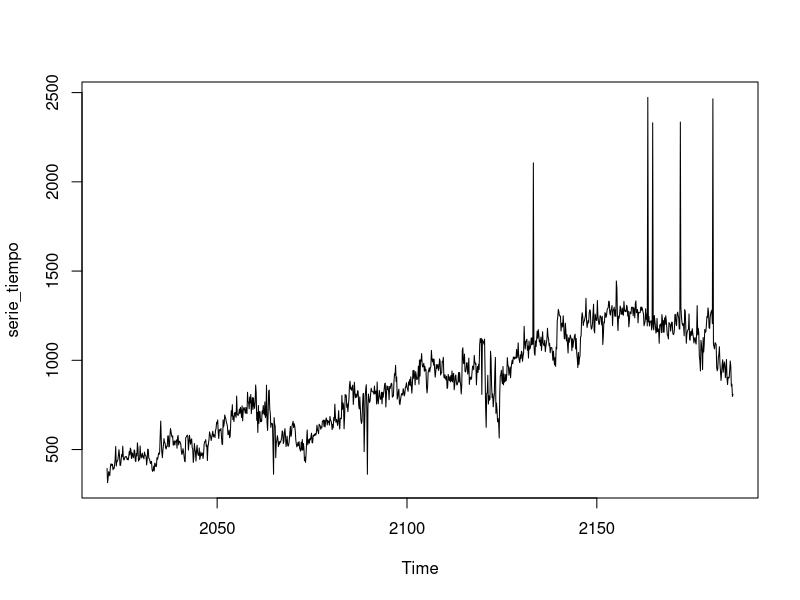
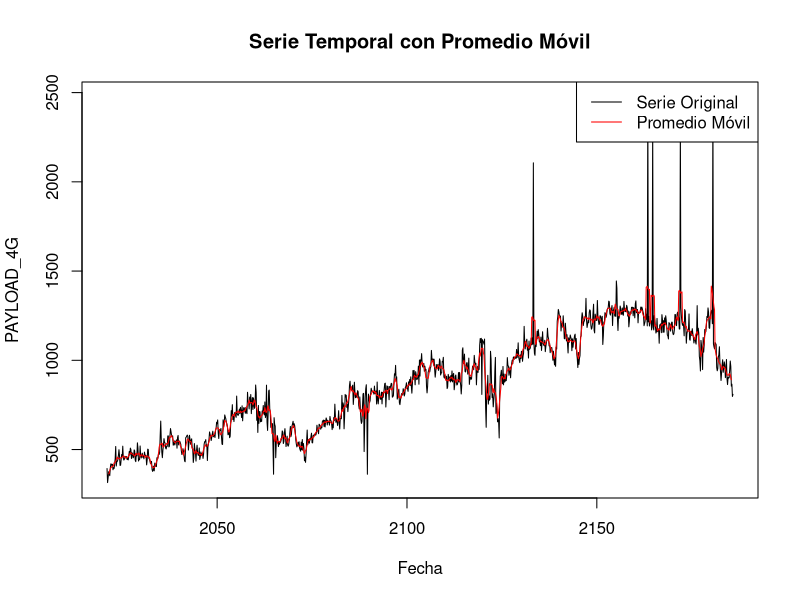
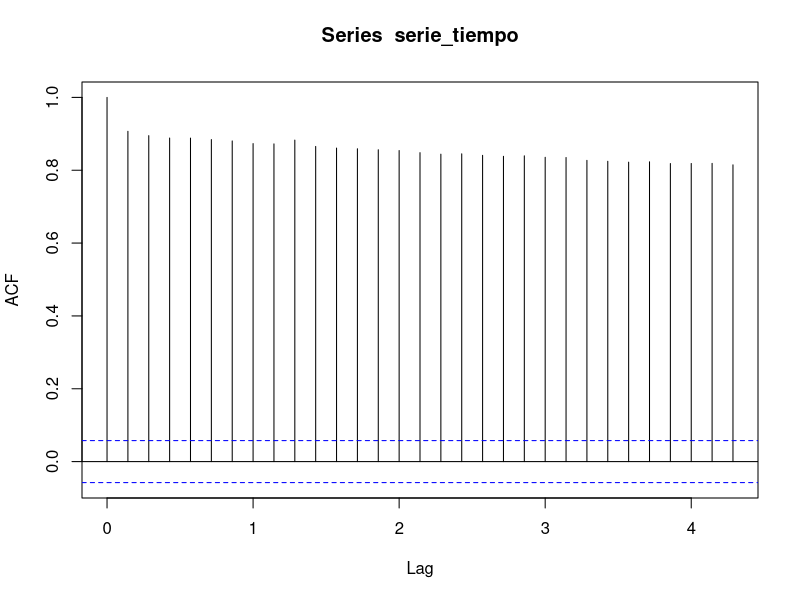
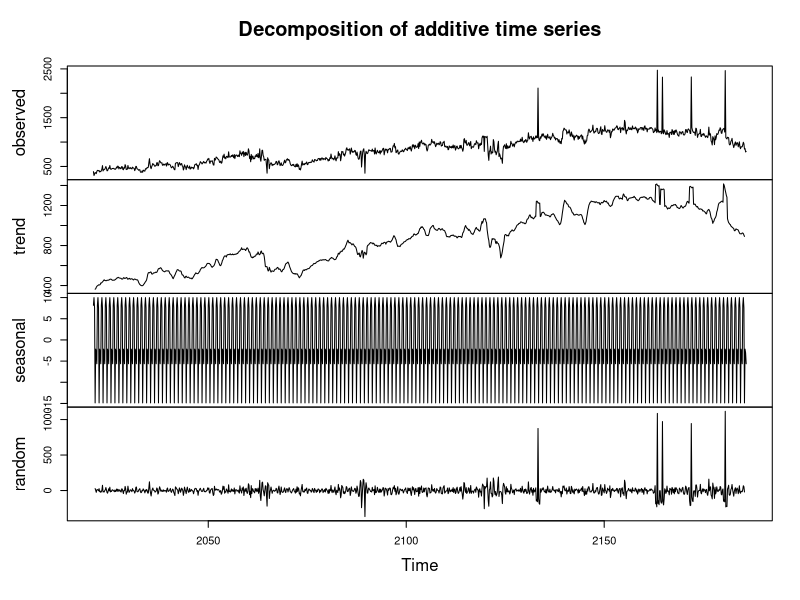

R code for these plots, in order:
## ---- chunk 1
data_sitio <- read.csv("data_sitio.csv", sep = ";")
## ---- chunk 2
library(lubridate)
library(zoo)
library(TTR) # libreria promedios móviles
library(forecast) #  libreria estacionalidad y rezagos
library(tseries)

## ---- chunk 3
data_sitio$M_FECHA_DIA <- as.Date(data_sitio$M_FECHA_DIA)
data_sitio <- data_sitio[order(data_sitio$M_FECHA_DIA), ]
## ---- chunk 4

fecha_inicio <- min(data_sitio$M_FECHA_DIA)
n_dias <- as.numeric(max(data_sitio$M_FECHA_DIA) - fecha_inicio) + 1

## ---- chunk 5
fechas_completas <- seq(fecha_inicio, by = "day", length.out = n_dias)
if(length(fechas_completas) != nrow(data_sitio)) {
  warning("Hay fechas faltantes en los datos. Deberás interpolar o manejar los valores faltantes antes de continuar.")
}
## ---- chunk 6

selected_columns <- data_sitio[, c("M_FECHA_DIA", "PAYLOAD_4G")]
head(selected_columns)
## ---- chunk 7
serie_tiempo <- ts(data_sitio$PAYLOAD_4G, start=c(as.numeric(format(fecha_inicio, "%Y")), as.numeric(format(fecha_inicio, "%j"))), frequency=7)
## ---- chunk 8
class(serie_tiempo)
## ---- chunk 9
plot(serie_tiempo)
## ---- chunk 10
promedio_movil <- rollmean(serie_tiempo, 7, fill = NA)

plot(serie_tiempo, main="Serie Temporal con Promedio Móvil", xlab="Fecha", ylab="PAYLOAD_4G")
lines(promedio_movil, col="red")
legend("topright", legend=c("Serie Original", "Promedio Móvil"), col=c("black", "red"), lty=1)

## ---- chunk 11
acf(serie_tiempo)

## ---- chunk 12
descomposicion <- decompose(serie_tiempo)

plot(descomposicion)
